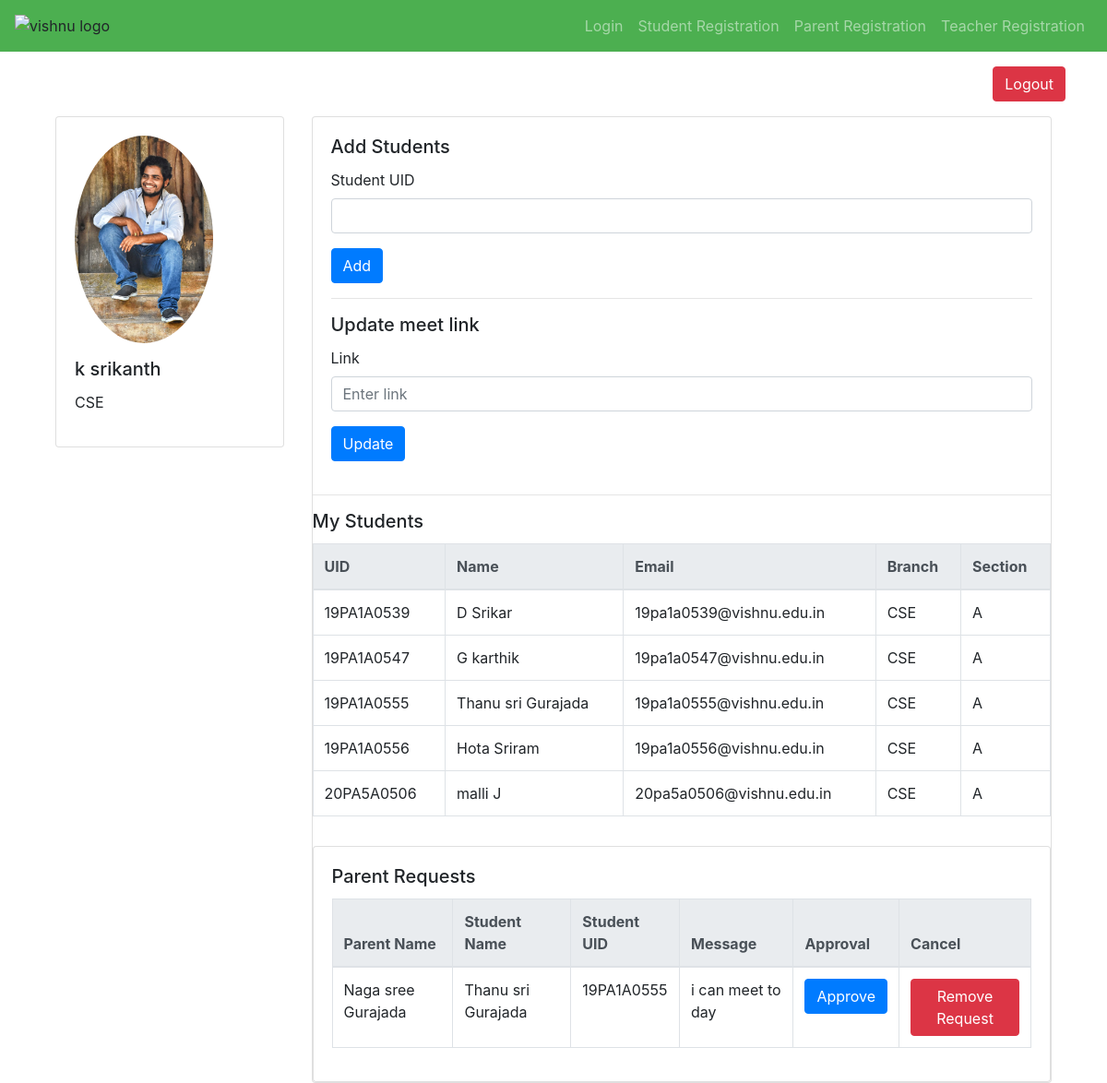
Screenshot of /teacher/ (signed in) with the database file from the repository.
### proj/app/models.py (models this page shows, shortened)
class Teacher(models.Model):
    uid = models.CharField(max_length=30,primary_key=True,unique=True)
    name = models.CharField(max_length=100)
    Email = models.EmailField()
    password=models.CharField(max_length=255,default=f"{uid}")
    dep = models.CharField(max_length=100)
    mobile_num = models.CharField(max_length=100)
    image = models.ImageField(upload_to='profile_images/', blank=True, null=True)
    des = models.CharField(max_length=100,default="None")
    def __str__(self) -> str:
        return self.uid

class Student(models.Model):
    uid = models.CharField(max_length=30,primary_key=True,unique=True)
    email = models.EmailField(max_length=255)
    password=models.CharField(max_length=255,default=f"{uid}")
    fname = models.CharField(max_length=50)
    lname = models.CharField(max_length=50)
    image = models.ImageField(upload_to='profile_images/', blank=True, null=True)
    branch = models.CharField(max_length=50)
    sec = models.CharField(max_length=10)
    mobile_num = models.CharField(max_length=15)
    address = models.CharField(max_length=255)
    mentor_name = models.CharField(max_length=50)
    def __str__(self):
        return self.uid

class ParentRequest(models.Model):
    teacher = models.CharField(max_length=30)
    student = models.ForeignKey(Student, on_delete=models.CASCADE, related_name='requests',default=0,primary_key=True,unique=True)
    parent = models.ForeignKey(Parent, on_delete=models.CASCADE, related_name='requests',default=0)
    message = models.TextField(blank=True,null=True)

class Parent(models.Model):
    uid = models.CharField(max_length=30,primary_key=True,unique=True)
    Fname = models.CharField(max_length=100)
    Lname = models.CharField(max_length=100)
    image = models.ImageField(upload_to='profile_images/', blank=True, null=True)
    Email = models.EmailField()
    password=models.CharField(max_length=255,default=f"{uid}")
    mobile_num = models.CharField(max_length=100)
    mentor_name = models.CharField(max_length=100)
    def __str__(self) -> str:
        return self.uid

### proj/app/views.py (the view, shortened to what this page needs)
# urls.py: path('teacher/', views.teacher_dashboard, name='teacher_dashboard'),
def teacher_dashboard(request):
    user_id = request.session.get('user_id')
    if not user_id:
        return redirect('login')
    try:
        user = Teacher.objects.get(uid=user_id)
    except Student.DoesNotExist:
        return redirect('login')
    teacher = Teacher.objects.get(uid=user)
    print(teacher.uid)
    student_ids=[]
    student_uids = Mentor.objects.filter(teacher_uid=user)
    my_dict =  list(student_uids.values())
    for x in range(len(my_dict)):
        student_ids.append(my_dict[x]['student_uid'])
    mentors = Student.objects.filter(uid__in=student_ids)
    parent_requests=ParentRequest.objects.filter(teacher=user)
    context = {
            'teacher': teacher,
            'mentors': mentors,
            'parent_requests':parent_requests,
    }
    return render(request, 'teacher_d.html', context)

### proj/templates/teacher_d.html (shortened to what this page needs)
{% extends 'base.html' %}
{% block content %}
<div class="container mt-3">
  <div class="row justify-content-end">
    <a href="{% url 'logout' %}" class="btn btn-danger">Logout</a>
  </div>
</div>
  <div class="container-fluid mt-3">
    <div class="row">
      <div class="col-md-3">
        <div class="card">
          <div class="card-body">
            <img src="{{ teacher.image.url }}" class="img-fluid rounded-circle mb-3" alt="{{ teacher.name }}" width="150" height="150">
            <h5 class="card-title">{{ teacher.name }}</h5>
            <p class="card-text">{{ teacher.dep }}</p>
          </div>
        </div>
      </div>
      <div class="col-md-9">
        <div class="card">
          <div class="card-body">
            <h5 class="card-title">Add Students</h5>
            <form method="POST" action="">
              <div class="form-group">
                <label for="student_uid">Student UID</label>
                <input type="text" class="form-control" id="student_uid" name="student_uid">
              </div>
              <button type="submit" class="btn btn-primary">Add</button>
            </form>
            <hr>
            <form method="POST">
              <h5 class="card-title">Update meet link</h5>
              <div class="form-group">
                <label for="student_link">Link</label>
                <input type="text" name="student_link" class="form-control" id="student_link" placeholder="Enter link">
              </div>
              <button type="submit" class="btn btn-primary">Update</button>
            </form>
          </div>
          <hr>
            <h5 class="card-title">My Students</h5>
            {% if mentors %}
  <div class="table-responsive">
    <table class="table table-bordered table-hover">
      <thead class="thead-light">
        <tr>
          <th scope="col">UID</th>
          <th scope="col">Name</th>
          <th scope="col">Email</th>
          <th scope="col">Branch</th>
          <th scope="col">Section</th>
        </tr>
      </thead>
      <tbody>
        {% for student in mentors %}
          <tr>
            <td>{{ student.uid }}</td>
            <td>{{ student.fname }} {{ student.lname }}</td>
            <td>{{ student.email }}</td>
            <td>{{ student.branch }}</td>
            <td>{{ student.sec }}</td>
          </tr>
        {% endfor %}
      </tbody>
    </table>
  </div>
  <div class="card mt-3">
    <div class="card-body">
      <h5 class="card-title">Parent Requests</h5>
      {% if parent_requests %}
        <div class="table-responsive">
          <table class="table table-bordered table-hover">
            <thead class="thead-light">
              <tr>
                <th scope="col">Parent Name</th>
                <th scope="col">Student Name</th>
                <th scope="col">Student UID</th>
                <th scope="col">Message</th>
                <th scope="col">Approval</th>
                <th scope="col">Cancel</th>
              </tr>
            </thead>
            <tbody>
              {% for parent_request in parent_requests %}
                <tr>
                  <td>{{ parent_request.parent.Fname}} {{ parent_request.parent.Lname }}</td>
                  <td>{{ parent_request.student.fname }} {{ parent_request.student.lname }}</td>
                  <td>{{ parent_request.student.uid }}</td>
                  <td>{{ parent_request.message }}</td>
                <td>
                  <form method="post" action="{% url 'approve_request' %}">
                      <button type="submit" class="btn btn-primary">Approve</button>
                  </form>
                  <td>
                    <form method="post" action="{% url 'success_remove' %}">
                        <button type="submit" class="btn btn-danger">Remove Request</button>
                    </form>
                </td>
              </td>
                </tr>
              {% endfor %}
            </tbody>
          </table>
        </div>
      {% endif %}
      {% else %}
        <p>No parent requests found.</p>
      {% endif %}
    </div>
  </div>
</div>
</div>
</div>
{% endblock %}

### proj/templates/base.html (style rules this page uses)
html, body { height: 100%; }
body { padding-top: 56px; }

### rows the page displays
Teacher: image (picture), name "k srikanth", dep "CSE"
Student: uid "19PA1A0539", fname "D", lname "Srikar", email "19pa1a0539@vishnu.edu.in", branch "CSE", sec "A"
Student: uid "19PA1A0547", fname "G", lname "karthik", email "19pa1a0547@vishnu.edu.in", branch "CSE", sec "A"
Student: uid "19PA1A0555", fname "Thanu sri", lname "Gurajada", email "19pa1a0555@vishnu.edu.in", branch "CSE", sec "A"
Student: uid "19PA1A0556", fname "Hota", lname "Sriram", email "19pa1a0556@vishnu.edu.in", branch "CSE", sec "A"
Student: uid "20PA5A0506", fname "malli", lname "J", email "20pa5a0506@vishnu.edu.in", branch "CSE", sec "A"
ParentRequest: parent.Fname "Naga sree", parent.Lname "Gurajada", student.fname "Thanu sri", student.lname "Gurajada", student.uid "19PA1A0555", message "i can meet to day"
